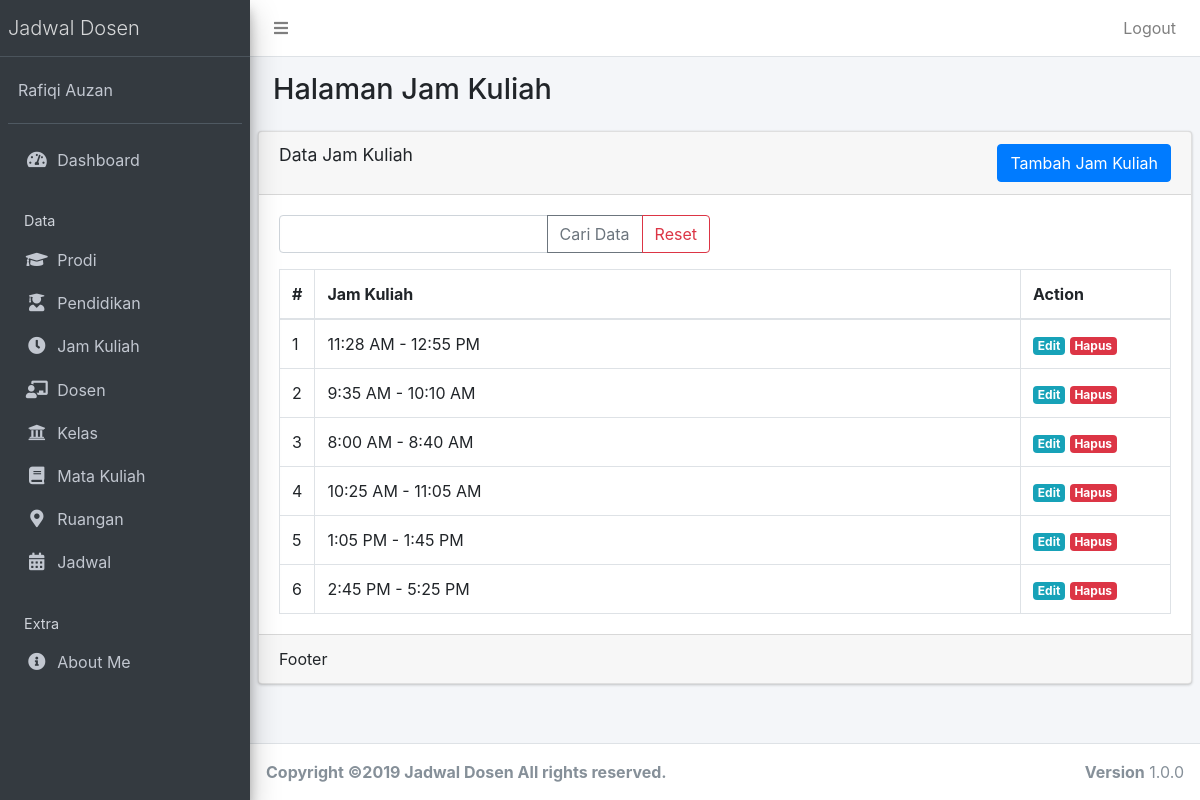
Page /public/jamKuliah (signed in) on the committed database.
### tables this page shows
CREATE TABLE `jam_kuliah` (
  `jam_id` int(12) NOT NULL AUTO_INCREMENT,
  `jam_mulai` varchar(55) NOT NULL,
  `jam_selesai` varchar(55) NOT NULL,
  PRIMARY KEY (`jam_id`)
);

### app/core/Controller.php (called while the page is built, shortened)
<?php
class Controller{
	public function view($view, $data = [])
	{
		require_once '../app/views/' . $view . '.php';
	}
	public function model($model)
	{
		return new $model;
	}
}

### app/controllers/JamKuliah.php (called while the page is built, shortened)
<?php
class JamKuliah extends Controller
{
	public function index()
	{
		$data['title'] = 'Data Jam Kuliah';
		$data['jam_kuliah'] = $this->model('JamKuliahModel')->getAllJamKuliah();
		$this->view('templates/header', $data);
		$this->view('templates/sidebar', $data);
		$this->view('jamKuliah/index', $data);
		$this->view('templates/footer');
	}
}

### app/core/App.php (called while the page is built, shortened)
<?php
class App{
	protected $method = 'index';
	protected $params = [];
	public function __construct(){
		$this->controller = new $this->controller;
		call_user_func_array([$this->controller, $this->method], $this->params);
	}
}

### public/index.php (called while the page is built, shortened)
<?php
$app = new App;

### app/core/Database.php (called while the page is built, shortened)
<?php
class Database{
	private $host = DB_HOST;
	private $user = DB_USER;
	private $pass = DB_PASS;
	private $dbnm = DB_NAME;
	private $dbh;
	private $stmt;
	public function __construct()
	{
		$dsn = 'mysql:host='. $this->host .';dbname='. $this->dbnm;
		$option = [
			PDO::ATTR_PERSISTENT => true,
			PDO::ATTR_ERRMODE => PDO::ERRMODE_EXCEPTION
		];
		try{
			$this->dbh = new PDO($dsn,$this->user,$this->pass, $option);
		}catch(PDOException $e){
			die($e->getMessage());
		}
	}
	public function query($query)
	{
		$this->stmt = $this->dbh->prepare($query);
	}
	public function execute()
	{
		$this->stmt->execute();
	}
	public function resultSet()
	{
		$this->execute();
		return $this->stmt->fetchAll(PDO::FETCH_ASSOC);
	}
}

### app/models/JamKuliahModel.php (called while the page is built, shortened)
<?php
class JamKuliahModel
{
	private $table = 'jam_kuliah';
	private $db;
	public function __construct()
	{
		$this->db = new Database;
	}
	public function getAllJamKuliah()
	{
		$this->db->query('SELECT * FROM ' . $this->table);
		return $this->db->resultSet();
	}
}

### app/views/jamKuliah/index.php (the view, shortened to what this page needs)
<div class="content-wrapper">
  <section class="content-header">
    <div class="container-fluid">
      <div class="row mb-2">
        <div class="col-sm-6">
          <h1>Halaman Jam Kuliah</h1>
        </div>
      </div>
    </div>
  </section>
  <section class="content">
    <div class="row">
      <div class="col-sm-12">
      </div>
    </div>
    <div class="card">
      <div class="card-header">
        <h3 class="card-title"><?= $data['title'] ?></h3> <a href="<?= base_url; ?>/jamKuliah/tambah" class="btn float-right btn-xs btn btn-primary">Tambah Jam Kuliah</a>
      </div>
      <div class="card-body">
        <form action="<?= base_url; ?>/jamKuliah/cari" method="post">
          <div class="row mb-3">
            <div class="col-lg-6">
              <div class="input-group">
                <input type="text" class="form-control" placeholder="" name="key">
                <div class="input-group-append">
                  <button class="btn btn-outline-secondary" type="submit">Cari Data</button>
                  <a class="btn btn-outline-danger" href="<?= base_url; ?>/jamKuliah">Reset</a>
                </div>
              </div>
            </div>
          </div>
        </form>
        <table class="table table-bordered">
          <thead>
            <tr>
              <th style="width: 10px">#</th>
              <th>Jam Kuliah</th>
              <th style="width: 150px">Action</th>
            </tr>
          </thead>
          <tbody>
            <?php $no = 1; ?>
            <?php foreach ($data['jam_kuliah'] as $row) : ?>
              <tr>
                <td><?= $no; ?></td>
                <td><?= $row['jam_mulai']; ?> - <?= $row['jam_selesai']; ?></td>
                <td>
                  <a href="<?= base_url; ?>/jamKuliah/edit/<?= $row['jam_id'] ?>" class="badge badge-info ">Edit</a> <a href="<?= base_url; ?>/jamKuliah/hapus/<?= $row['jam_id'] ?>" class="badge badge-danger" onclick="return confirm('Hapus data?');">Hapus</a>
                </td>
              </tr>
            <?php $no++;
            endforeach; ?>
          </tbody>
        </table>
      </div>
      <div class="card-footer">
        Footer
      </div>
    </div>
  </section>
</div>

### app/views/templates/header.php (shortened to what this page needs)
<!DOCTYPE html>
<html>
<head>
  <link rel="stylesheet" href="https://code.ionicframework.com/ionicons/2.0.1/css/ionicons.min.css">
  <link rel="stylesheet" href="<?= base_url; ?>/dist/css/adminlte.min.css">
  <link rel='stylesheet' href='https://cdnjs.cloudflare.com/ajax/libs/twitter-bootstrap/4.1.3/css/bootstrap.min.css'>
  <link rel='stylesheet' href='https://cdnjs.cloudflare.com/ajax/libs/font-awesome/5.8.1/css/all.min.css'>
  <link href="<?= base_url; ?>/plugins/tempusdominus-bootstrap-4/css/tempusdominus-bootstrap-4.min.css" rel="stylesheet">
</head>
<body class="hold-transition sidebar-mini">
  <div class="wrapper">
    <nav class="main-header navbar navbar-expand navbar-white navbar-light">
      <ul class="navbar-nav">
        <li class="nav-item">
          <a class="nav-link" data-widget="pushmenu" href="#"><i class="fas fa-bars"></i></a>
        </li>
      </ul>
      <ul class="navbar-nav ml-auto">
        <li class="nav-item d-none d-sm-inline-block">
          <a href="<?= base_url; ?>/logout" class="nav-link">Logout</a>
        </li>
      </ul>
    </nav>

### app/views/templates/sidebar.php
<aside class="main-sidebar sidebar-dark-primary elevation-4">
  <a href="#" class="brand-link">
    <span class="brand-text font-weight-light">Jadwal Dosen</span>
  </a>
  <div class="sidebar">
    <div class="user-panel mt-3 pb-3 mb-3 d-flex">
      <div class="info">
        <a href="#" class="d-block">Rafiqi Auzan</a>
      </div>
    </div>
    <nav class="mt-2">
      <ul class="nav nav-pills nav-sidebar flex-column" data-widget="treeview" role="menu" data-accordion="false">
        <li class="nav-item">
          <a href="<?= base_url; ?>/home" class="nav-link">
            <i class="nav-icon fas fa-tachometer-alt"></i>
            <p>
              Dashboard
            </p>
          </a>
        </li>
        <li class="nav-header">Data</li>
        <li class="nav-item">
          <a href="<?= base_url; ?>/prodi" class="nav-link">
            <i class="nav-icon fas fa-graduation-cap"></i>
            <p>
              Prodi
            </p>
          </a>
        </li>
        <li class="nav-item">
          <a href="<?= base_url; ?>/pendidikan" class="nav-link">
            <i class="nav-icon fas fa-user-graduate"></i>
            <p>
              Pendidikan
            </p>
          </a>
        </li>
        <li class="nav-item">
          <a href="<?= base_url; ?>/jamKuliah" class="nav-link">
            <i class="nav-icon fas fa-clock"></i>
            <p>
              Jam Kuliah
            </p>
          </a>
        </li>
        <li class="nav-item">
          <a href="<?= base_url; ?>/dosen" class="nav-link">
            <i class="nav-icon fas fa-chalkboard-teacher"></i>
            <p>
              Dosen
            </p>
          </a>
        </li>
        <li class="nav-item">
          <a href="<?= base_url; ?>/kelas" class="nav-link">
            <i class="nav-icon fas fa-university"></i>
            <p>
              Kelas
            </p>
          </a>
        </li>
        <li class="nav-item">
          <a href="<?= base_url; ?>/matakuliah" class="nav-link">
            <i class="nav-icon fas fa-book"></i>
            <p>
              Mata Kuliah
            </p>
          </a>
        </li>
        <li class="nav-item">
          <a href="<?= base_url; ?>/ruangan" class="nav-link">
            <i class="nav-icon fas fa-map-marker-alt"></i>
            <p>
              Ruangan
            </p>
          </a>
        </li>
        <li class="nav-item">
          <a href="<?= base_url; ?>/jadwal" class="nav-link">
            <i class="nav-icon fas fa-calendar-alt"></i>
            <p>
              Jadwal
            </p>
          </a>
        </li>
        <li class="nav-header">Extra</li>
        <li class="nav-item">
          <a href="<?= base_url; ?>/about" class="nav-link">
            <i class="nav-icon fas fa-info-circle"></i>
            <p>
              About Me
            </p>
          </a>
        </li>
      </ul>
    </nav>
  </div>
</aside>

### app/views/templates/footer.php (shortened to what this page needs)
<footer class="main-footer">
  <div class="float-right d-none d-sm-block">
    <b>Version</b> 1.0.0
  </div>
  <strong>Copyright &copy;2019 Jadwal Dosen All rights
    reserved.
</footer>
</div>
</body>
</html>

### rows in the picture
jam_kuliah: jam_mulai "11:28 AM", jam_selesai "12:55 PM"
jam_kuliah: jam_mulai "9:35 AM", jam_selesai "10:10 AM"
jam_kuliah: jam_mulai "8:00 AM", jam_selesai "8:40 AM"
jam_kuliah: jam_mulai "10:25 AM", jam_selesai "11:05 AM"
jam_kuliah: jam_mulai "1:05 PM", jam_selesai "1:45 PM"
jam_kuliah: jam_mulai "2:45 PM", jam_selesai "5:25 PM"

### other values in the picture
$data['title'] "Data Jam Kuliah"
